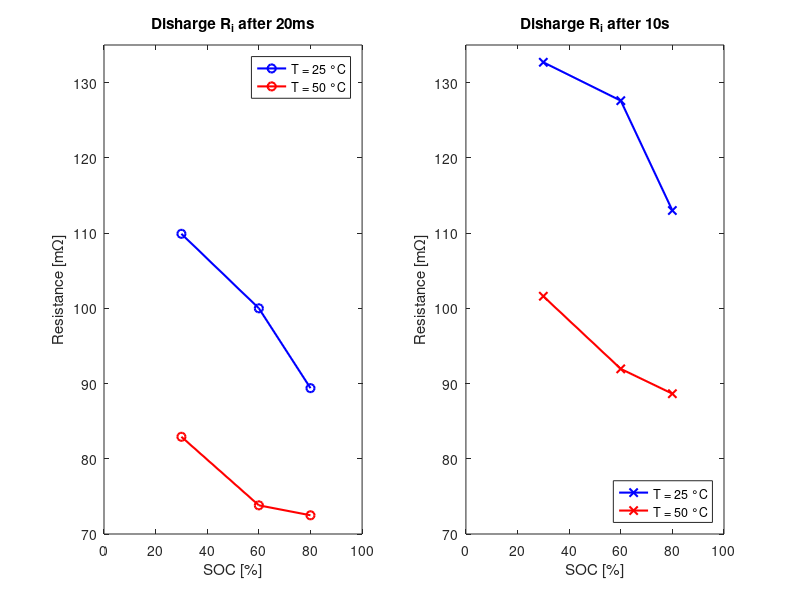

MATLAB code to generate this figure:
SOC = [30, 60, 80];

Resistance_25_20ms = [109.9, 100.0 , 89.39];
Resistance_50_20ms = [82.92, 73.81,72.49];
Resistance_25_10ms = [132.7, 127.6, 113.0];
Resistance_50_10ms = [101.6, 91.95, 88.65];

% Plot SOC vs Resistance for discharge at 20 ms
subplot(1, 2, 1);
plot(SOC, Resistance_25_20ms, 'bo-', 'LineWidth', 1.5);
hold on
plot(SOC, Resistance_50_20ms, 'ro-', 'LineWidth', 1.5);
xlabel('SOC [%]');
ylabel('Resistance [mΩ]');
legend('T = 25 °C', 'T = 50 °C','Location', 'northeast');
title('Disharge R_i after 20ms')
xlim([0 100]);
ylim([70 135]);
xticks(0:20:100);
hold off

% Plot SOC vs Resistance for discharge at 10 ms
subplot(1, 2, 2);
plot(SOC, Resistance_25_10ms, 'bx-', 'LineWidth', 1.5);
hold on
plot(SOC, Resistance_50_10ms, 'rx-', 'LineWidth', 1.5);
xlabel('SOC [%]');
ylabel('Resistance [mΩ]');
legend('T = 25 °C','T = 50 °C','Location', 'southeast');
title('Disharge R_i after 10s')
xlim([0 100]);
ylim([70 135]);
xticks(0:20:100);
hold off